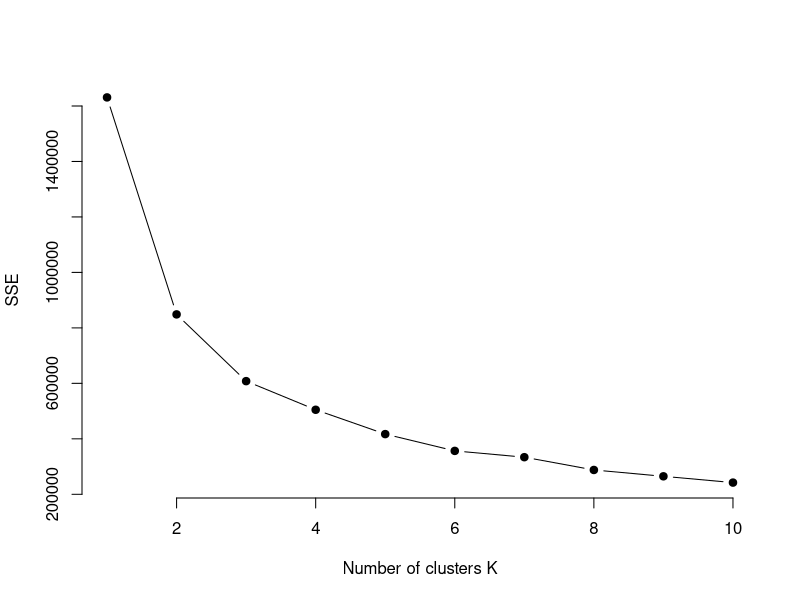
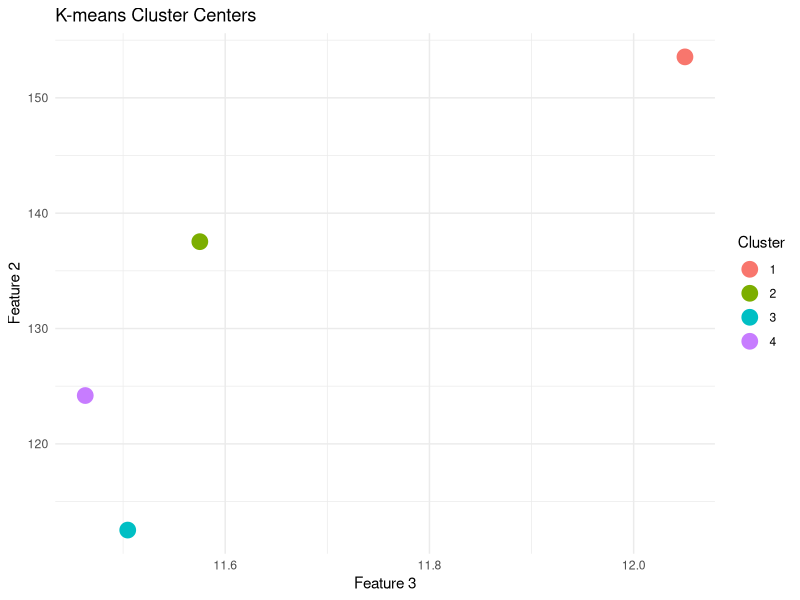
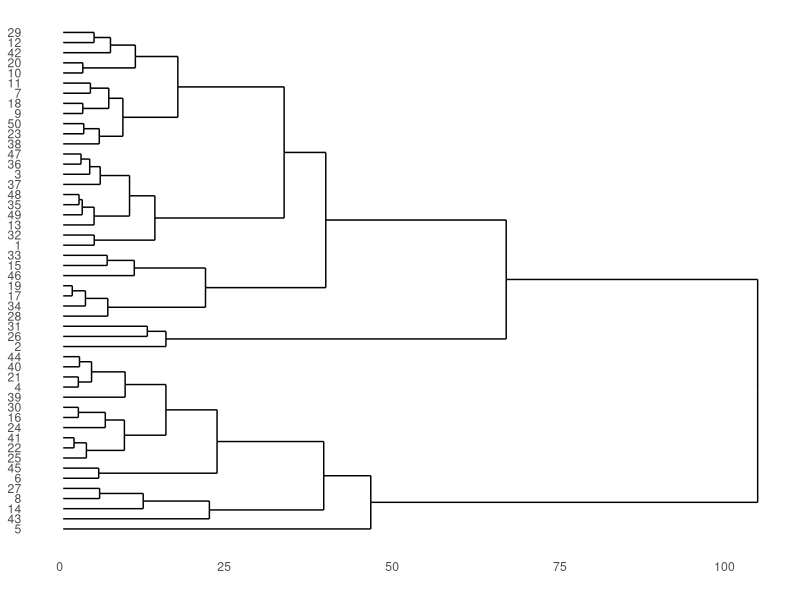
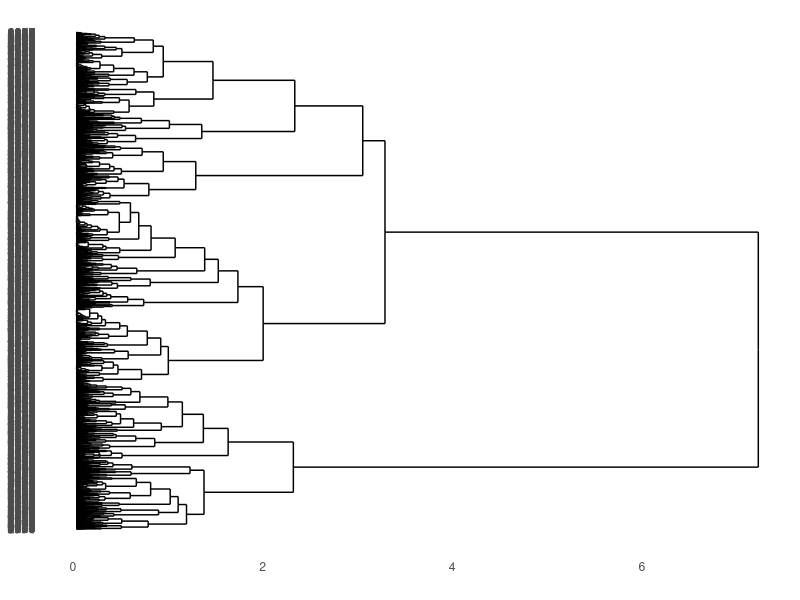
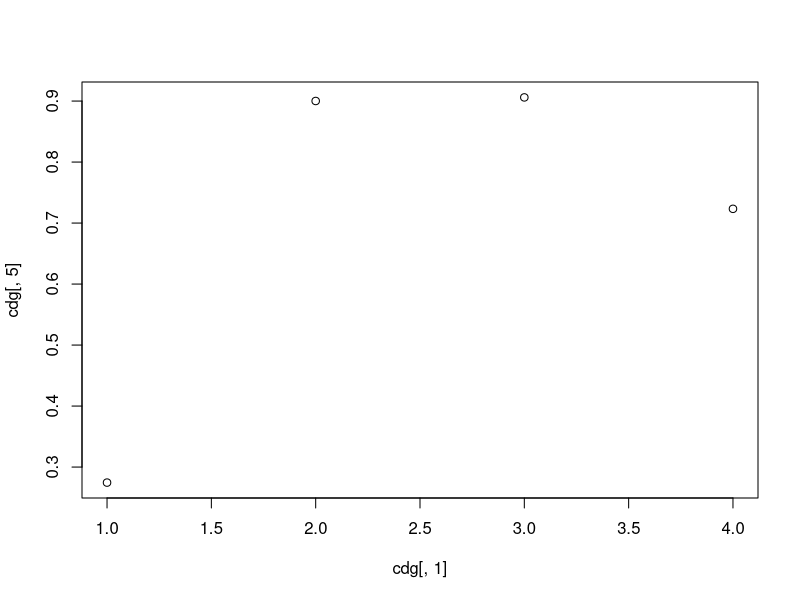
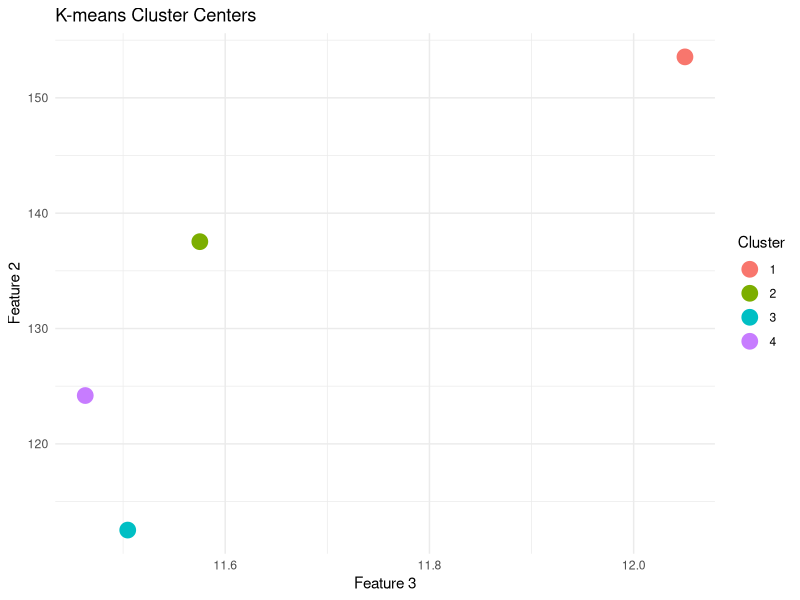
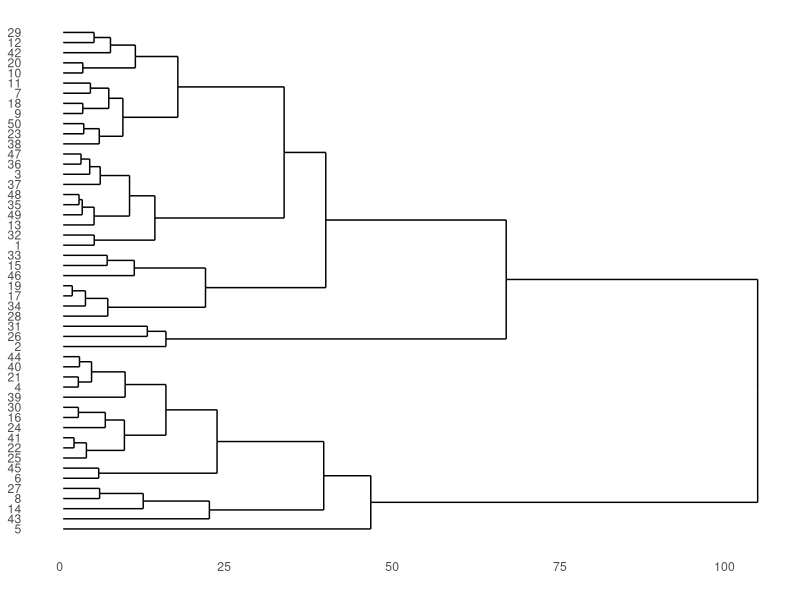
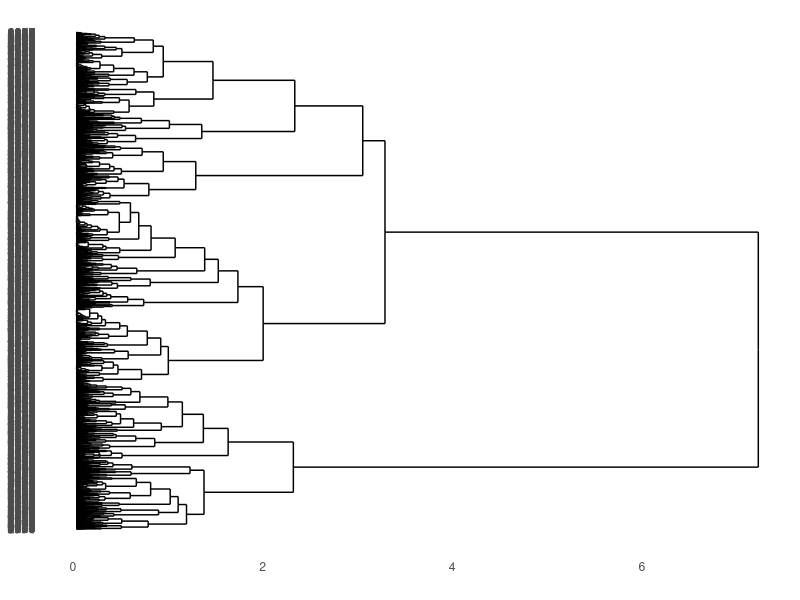

The R source for these figures, in order:
library(ggplot2)
library(ggdendro)
library(cluster)

dd <- read.csv("data_preprocessed.csv", stringsAsFactors = T)

# set a list of numerical variables
numeriques <- which(sapply(dd, is.numeric))
numeriques

dcon <- dd[, numeriques]

# KMEANS CLUSTERING
set.seed(123)
sse <- sapply(1:10, function(k) {
  kmeans(dcon, k)$tot.withinss
})

plot(1:10, sse, type = "b", pch = 19, frame = FALSE, xlab = "Number of clusters K", ylab = "SSE")

# K-means clustering
k <- 4
k1 <- kmeans(dcon, k)

print(k1)

attributes(k1)

k1$size

k1$withinss

k1$centers

# LETS COMPUTE THE DECOMPOSITION OF INERTIA

Bss <- sum(rowSums(k1$centers^2)*k1$size)
Bss
Wss <- sum(k1$withinss)
Wss
Tss <- k1$totss
Tss

Bss+Wss

Ib1 <- 100*Bss/(Bss+Wss)
Ib1


centers_df <- as.data.frame(k1$centers)
centers_df$cluster <- rownames(centers_df)

ggplot(centers_df, aes(x = centers_df[, 3], y = centers_df[, 2], color = cluster)) +
  geom_point(size = 5) +
  labs(
    title = "K-means Cluster Centers",
    x = "Feature 3",
    y = "Feature 2",
    color = "Cluster"
  ) +
  theme_minimal()

ggsave("outputs/clustering/kmeans_centers.png")

# Hierarchical clustering

dist_matrix <- dist(dcon[1:50, ])
h1 <- hclust(dist_matrix, method = "ward.D2")

ggdendrogram(h1, rotate = T)
ggsave("outputs/clustering/hierarchical_clustering.png")


library(cluster)
dist_matrix <- daisy(dd, metric = "gower", stand=TRUE)
distMatrix<-dist_matrix^2
h1 <- hclust(distMatrix, method = "ward.D2")

ggdendrogram(h1, rotate = T)
ggsave("outputs/clustering/hierarchical_clustering_all.png")

# Cut the dendogram
c1 <- cutree(h1, k = 4)

dd$cluster <- c1
g1 <- dd[dd$cluster == 1, ]
g2 <- dd[dd$cluster == 2, ]
g3 <- dd[dd$cluster == 3, ]
g4 <- dd[dd$cluster == 4, ]
cdg <- aggregate(dcon, by = list(cluster = c1), FUN = mean)

plot(cdg[, 1], cdg[, 5])

# compare numerical variables
for (i in 1:length(numeriques)) {
  for (j in i:length(numeriques)) {
    if (i != j) { # Avoid self-pairing
      p <- ggplot(dcon, aes(x = dcon[, i], y = dcon[, j], color = as.factor(c1))) +
        geom_point(size = 2) +
        labs(
          title = "Clustering of data in 7 classes",
          x = names(dcon)[i],
          y = names(dcon)[j],
          color = "Class"
        ) +
        scale_color_brewer(palette = "Set1") +
        theme_minimal()

      ggsave(paste0("outputs/clustering/numvsnum/", names(dcon)[i], "_vs_", names(dcon)[j], ".png"), bg = "white", dpi = 300, width = 10, height = 6)
    }
  }
}


for (i in 1:length(numeriques)) {
  # Boxplot
  p <- ggplot(dcon, aes(x = as.factor(c1), y = dcon[, i], fill = as.factor(c1))) +
    geom_boxplot(alpha = 0.7) +
    labs(
      title = paste("Boxplot of ", names(dcon)[i], " by cluster"),
      x = "Class",
      y = names(dcon)[i],
      fill = "Class"
    ) +
    theme_minimal() +
    scale_fill_brewer(palette = "Set2")
  ggsave(paste0("outputs/clustering/boxplots/", names(dcon)[i], "_by_cluster.png"), plot = p, bg = "white", dpi = 300, width = 10, height = 6)
}

#Tests 
#ANOVA
anova_results <- lapply(names(dcon), function(var) {
  formula <- as.formula(paste(var, "~ c1"))  
  anova_test <- aov(formula, data = dcon)  
  summary(anova_test) 
})

p_values <- sapply(names(dcon), function(var) {
  formula <- as.formula(paste(var, "~ c1"))
  anova_test <- aov(formula, data = dcon)
  summary(anova_test)[[1]][["Pr(>F)"]][1]  
})

p_values <- sort(p_values)
print(p_values)


#Kruskal-Wallis Test
for (var in names(dcon)) {
  kruskal_result <- kruskal.test(dcon[[var]] ~ as.factor(c1))
  print(paste("Variable:", var))
  print(kruskal_result)
}


#chi-quadrat
cat_vars <- which(sapply(dd, is.factor))  

for (var in names(dd)[cat_vars]) {
  tabla <- table(dd[[var]], as.factor(c1))  
  chi_result <- chisq.test(tabla)  
  
  print(paste("Variable categòrica:", var))
  print(chi_result)
}
